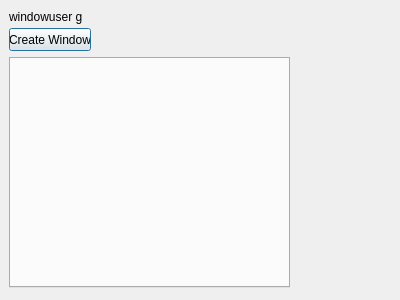
<?xml version="1.0" encoding="UTF-8"?>
<ui version="4.0">
 <class>TutorialDialog</class>
 <widget class="QDialog" name="TutorialDialog">
  <property name="geometry">
   <rect>
    <x>0</x>
    <y>0</y>
    <width>400</width>
    <height>300</height>
   </rect>
  </property>
  <property name="windowTitle">
   <string>Dialog</string>
  </property>
  <widget class="QLabel" name="label">
   <property name="geometry">
    <rect>
     <x>9</x>
     <y>9</y>
     <width>74</width>
     <height>16</height>
    </rect>
   </property>
   <property name="text">
    <string>windowuser gui</string>
   </property>
  </widget>
  <widget class="QTabWidget" name="tabWidget">
   <property name="geometry">
    <rect>
     <x>9</x>
     <y>57</y>
     <width>281</width>
     <height>231</height>
    </rect>
   </property>
   <property name="currentIndex">
    <number>-1</number>
   </property>
  </widget>
  <widget class="QPushButton" name="createWindow">
   <property name="geometry">
    <rect>
     <x>9</x>
     <y>28</y>
     <width>82</width>
     <height>23</height>
    </rect>
   </property>
   <property name="text">
    <string>Create Window</string>
   </property>
  </widget>
 </widget>
 <resources/>
 <connections/>
</ui>
